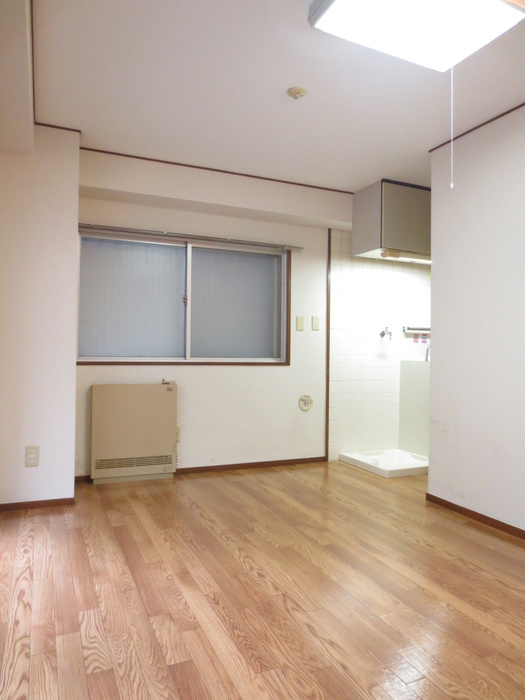
#> input picture images/flowerheights/100067843309_7o.jpg, 525 x 700 px
$ python getparse.py
#> lines starting #> are read from the running program, lines starting #| are printed output that depends on the picture
# -*- coding: utf-8 -*-
# getparse.py
# ホモグラフィ変換スクリプト
import numpy as np
import cv2

img = cv2.imread('images/flowerheights/100067843309_7o.jpg')
#> img is the input picture: shape (700, 525, 3); mean B, G, R 157.5, 171.6, 189.3

vertices_src = np.float32([[81,232],[289,251],[288,363],[77,364]])
vertices_dst = np.float32([[305,280],[519,260],[517,397],[302,388]])

homography = cv2.getPerspectiveTransform(vertices_src, vertices_dst)

dsize = (1000,2000)

img_proc = cv2.warpPerspective(img, homography, dsize)
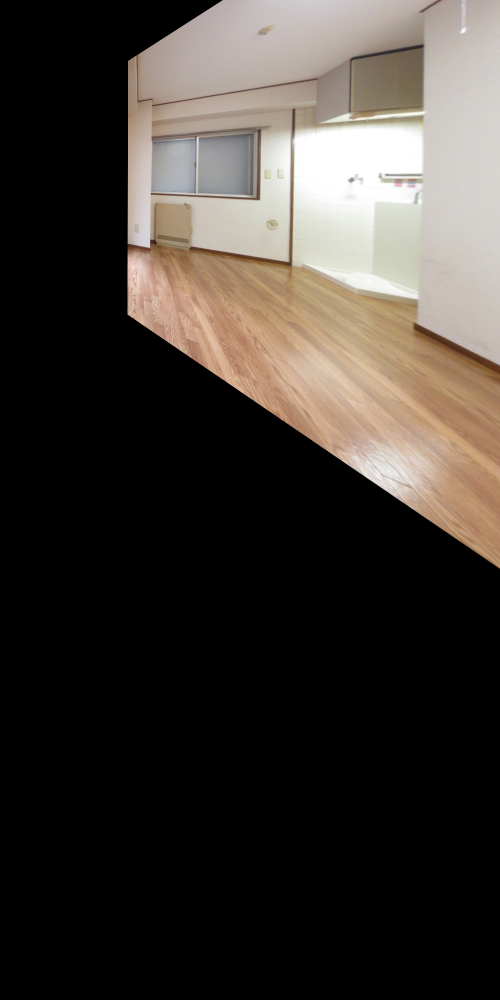
#> img_proc: shape (2000, 1000, 3) (shown at 1/2 size); mean B, G, R 51.3, 56.5, 62

cv2.imshow('img', img)
cv2.imshow('img_proc', img_proc)
while(1):
    k = cv2.waitKey(0) & 0xFF
#> (key Esc is pressed here)
    if k == 27: # [Esc] Key
        break

cv2.imwrite('images/result.jpg', img_proc)
cv2.destroyAllWindows()

$ run again, with images/flowerheights/100067843309_1o.jpg copied over images/flowerheights/100067843309_7o.jpg
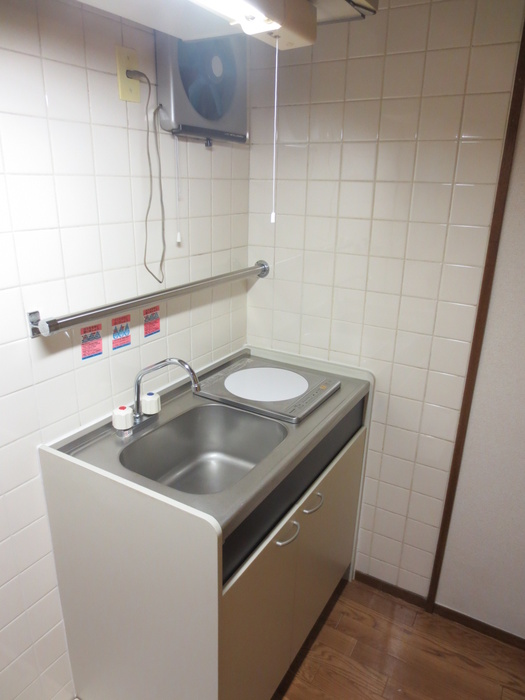
#> input picture images/flowerheights/100067843309_1o.jpg, 525 x 700 px
#> img is the input picture: shape (700, 525, 3); mean B, G, R 146.3, 154.1, 162.9
#> `img_proc = cv2.warpPerspective(img, homography, dsize)`:
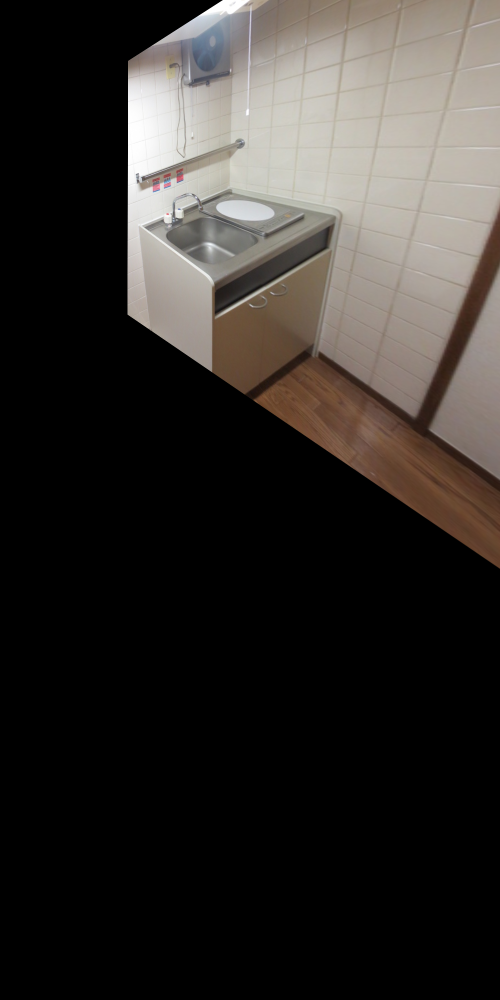
#> img_proc: shape (2000, 1000, 3) (shown at 1/2 size); mean B, G, R 43.5, 46.6, 50.1

$ run again, with images/flowerheights/100067843309_5o.jpg copied over images/flowerheights/100067843309_7o.jpg
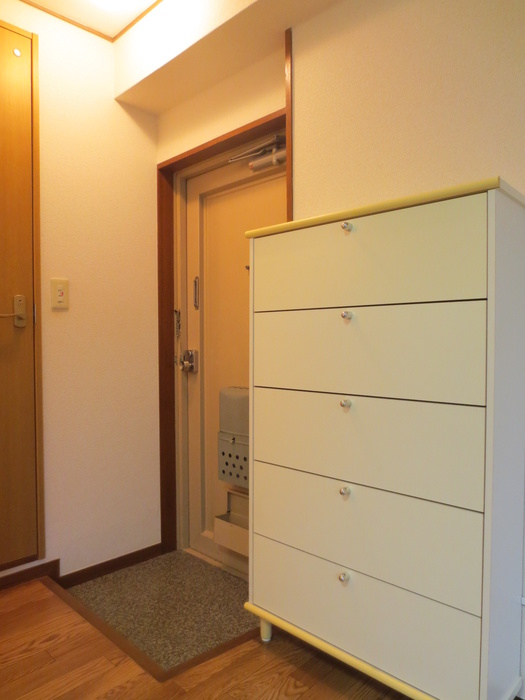
#> input picture images/flowerheights/100067843309_5o.jpg, 525 x 700 px
#> img is the input picture: shape (700, 525, 3); mean B, G, R 103.8, 145.7, 180.8
#> `img_proc = cv2.warpPerspective(img, homography, dsize)`:
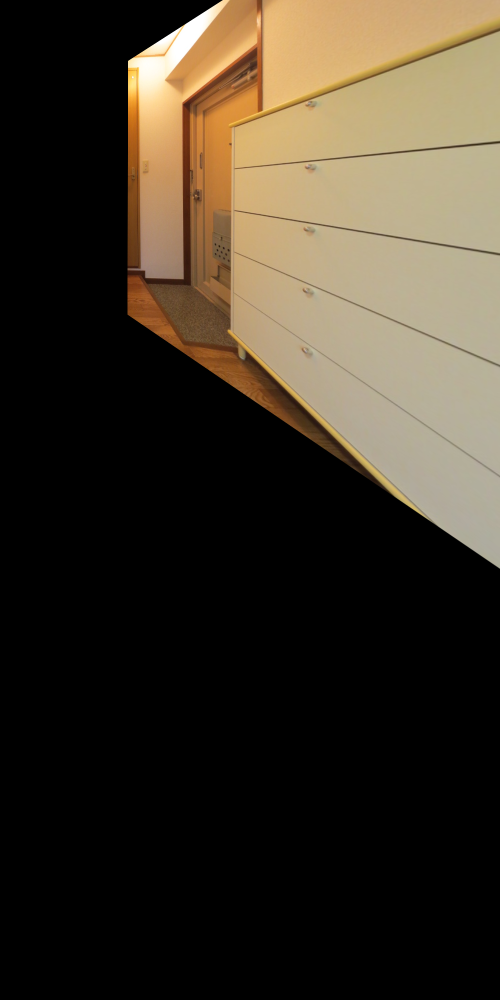
#> img_proc: shape (2000, 1000, 3) (shown at 1/2 size); mean B, G, R 38.5, 51.4, 59.8

$ run again, with images/flowerheights/100067843309_6o.jpg copied over images/flowerheights/100067843309_7o.jpg
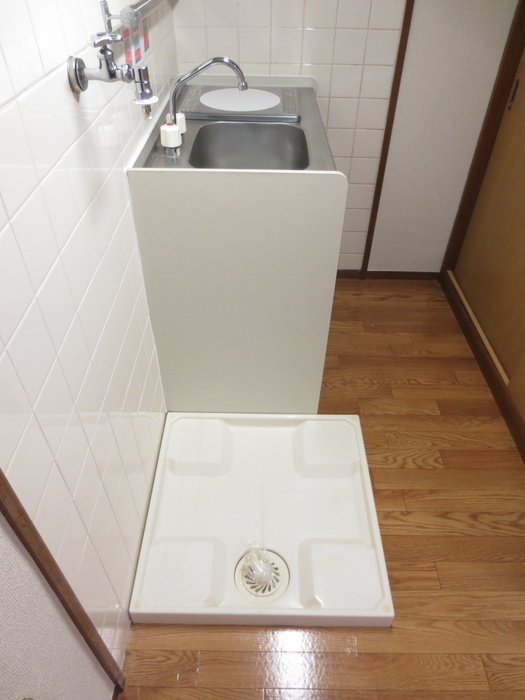
#> input picture images/flowerheights/100067843309_6o.jpg, 525 x 700 px
#> img is the input picture: shape (700, 525, 3); mean B, G, R 145.4, 159.2, 174.2
#> `img_proc = cv2.warpPerspective(img, homography, dsize)`:
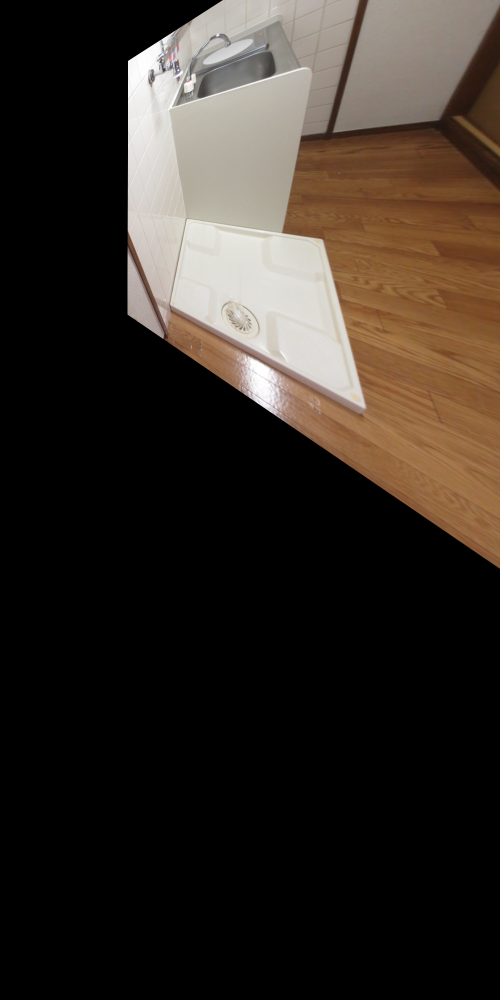
#> img_proc: shape (2000, 1000, 3) (shown at 1/2 size); mean B, G, R 36.9, 43.4, 50.7
